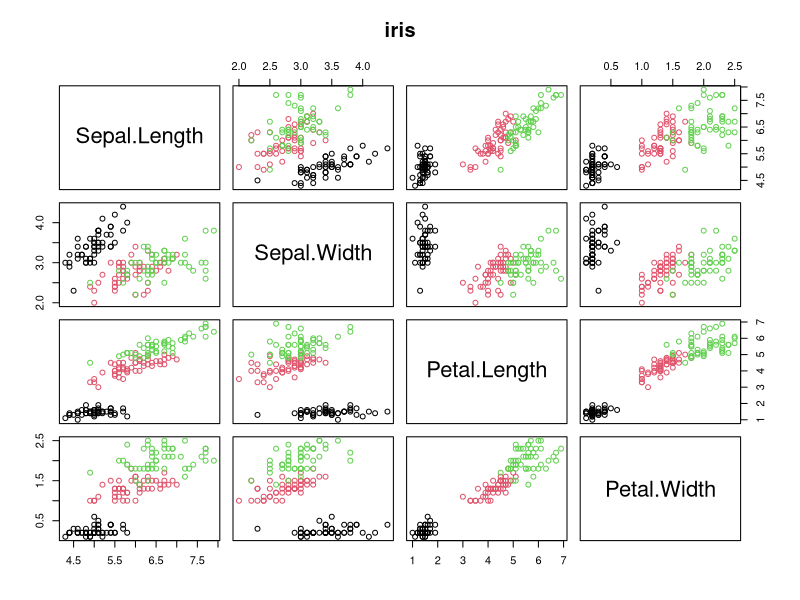

Write R code to recreate this figure.
## ---- chunk 1
plot(iris[, 1:4], col=iris$Species,
	 main="iris")
